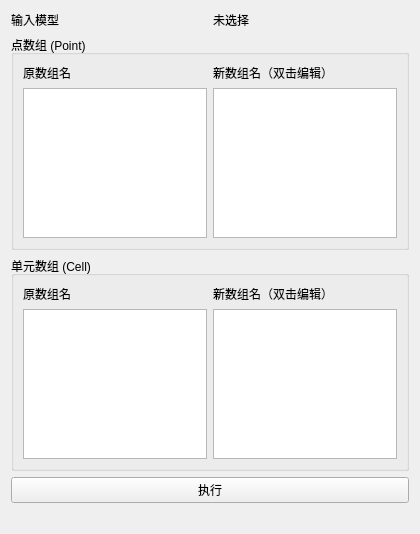
<?xml version="1.0" encoding="UTF-8"?>
<ui version="4.0">
 <class>RenameArraysWidget</class>
 <widget class="QWidget" name="RenameArraysWidget">
  <property name="geometry">
   <rect>
    <x>0</x>
    <y>0</y>
    <width>420</width>
    <height>520</height>
   </rect>
  </property>
  <property name="windowTitle">
   <string>Form</string>
  </property>
  <layout class="QVBoxLayout" name="verticalLayout_Main">
   <item>
    <layout class="QHBoxLayout" name="horizontalLayout_Model">
     <item>
      <widget class="QLabel" name="label_ModelTitle">
       <property name="text">
        <string>输入模型</string>
       </property>
      </widget>
     </item>
     <item>
      <widget class="QLabel" name="label_ModelName">
       <property name="text">
        <string>未选择</string>
       </property>
       <property name="textInteractionFlags">
        <set>Qt::TextSelectableByMouse</set>
       </property>
      </widget>
     </item>
    </layout>
   </item>
   <item>
    <widget class="QGroupBox" name="groupBox_Point">
     <property name="title">
      <string>点数组 (Point)</string>
     </property>
     <layout class="QHBoxLayout" name="horizontalLayout_Point">
      <item>
       <layout class="QVBoxLayout" name="verticalLayout_PointOriginal">
        <item>
         <widget class="QLabel" name="label_PointOriginal">
          <property name="text">
           <string>原数组名</string>
          </property>
         </widget>
        </item>
        <item>
         <widget class="QListWidget" name="leftlistwidget">
          <property name="minimumSize">
           <size>
            <width>0</width>
            <height>150</height>
           </size>
          </property>
          <property name="editTriggers">
           <set>QAbstractItemView::NoEditTriggers</set>
          </property>
         </widget>
        </item>
       </layout>
      </item>
      <item>
       <layout class="QVBoxLayout" name="verticalLayout_PointNew">
        <item>
         <widget class="QLabel" name="label_PointNew">
          <property name="text">
           <string>新数组名（双击编辑）</string>
          </property>
         </widget>
        </item>
        <item>
         <widget class="QListWidget" name="rightlistwidget">
          <property name="minimumSize">
           <size>
            <width>0</width>
            <height>150</height>
           </size>
          </property>
          <property name="editTriggers">
           <set>QAbstractItemView::EditTrigger::AnyKeyPressed|QAbstractItemView::EditTrigger::DoubleClicked|QAbstractItemView::EditTrigger::EditKeyPressed</set>
          </property>
         </widget>
        </item>
       </layout>
      </item>
     </layout>
    </widget>
   </item>
   <item>
    <widget class="QGroupBox" name="groupBox_Cell">
     <property name="title">
      <string>单元数组 (Cell)</string>
     </property>
     <layout class="QHBoxLayout" name="horizontalLayout_Cell">
      <item>
       <layout class="QVBoxLayout" name="verticalLayout_CellOriginal">
        <item>
         <widget class="QLabel" name="label_CellOriginal">
          <property name="text">
           <string>原数组名</string>
          </property>
         </widget>
        </item>
        <item>
         <widget class="QListWidget" name="leftlistwidget_2">
          <property name="minimumSize">
           <size>
            <width>0</width>
            <height>150</height>
           </size>
          </property>
          <property name="editTriggers">
           <set>QAbstractItemView::NoEditTriggers</set>
          </property>
         </widget>
        </item>
       </layout>
      </item>
      <item>
       <layout class="QVBoxLayout" name="verticalLayout_CellNew">
        <item>
         <widget class="QLabel" name="label_CellNew">
          <property name="text">
           <string>新数组名（双击编辑）</string>
          </property>
         </widget>
        </item>
        <item>
         <widget class="QListWidget" name="rightlistwidget_2">
          <property name="minimumSize">
           <size>
            <width>0</width>
            <height>150</height>
           </size>
          </property>
          <property name="editTriggers">
           <set>QAbstractItemView::EditTrigger::AnyKeyPressed|QAbstractItemView::EditTrigger::DoubleClicked|QAbstractItemView::EditTrigger::EditKeyPressed</set>
          </property>
         </widget>
        </item>
       </layout>
      </item>
     </layout>
    </widget>
   </item>
   <item>
    <widget class="QPushButton" name="pushButton">
     <property name="text">
      <string>执行</string>
     </property>
     <property name="toolTip">
      <string>按右侧的新名生成一个全新的网格（输入模型不会被修改）</string>
     </property>
    </widget>
   </item>
   <item>
    <widget class="QLabel" name="label_Message">
     <property name="text">
      <string/>
     </property>
     <property name="wordWrap">
      <bool>true</bool>
     </property>
    </widget>
   </item>
  </layout>
 </widget>
 <resources/>
 <connections/>
</ui>
